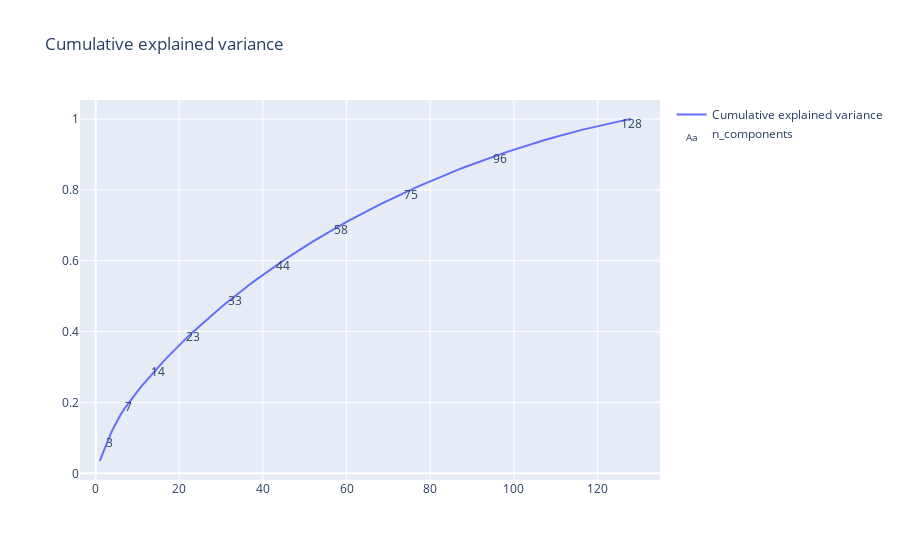

The code cell stored with this chart in its notebook:
### Code cell
from sklearn.decomposition import PCA
import plotly.graph_objects as go

pca = PCA()
pca_transformed_data = pca.fit_transform(grads)

explained_variance = pca.explained_variance_ratio_

# plot explained variance and cumulative explained variance
fig = go.Figure()
fig.add_trace(go.Scatter(x=list(range(1, len(explained_variance) + 1)), y=np.cumsum(explained_variance), name='Cumulative explained variance'))

# Add labels on the x-axis at every 0.1 increment on the y-axis
y_values = np.arange(0.1, 1.1, 0.1)  # Adjust the range and step as needed
x_values = np.interp(y_values, np.cumsum(explained_variance), range(1, len(explained_variance) + 1))
fig.add_trace(go.Scatter(x=x_values, y=y_values, mode='text', text=[str(int(x)) for x in x_values], textposition='bottom center', name='n_components'))

fig.update_layout(title='Cumulative explained variance')
fig.show()

### Figure 1 — Plotly figure (JSON) as saved in the notebook; plotly's stock layout.template omitted (floating-point values rounded to 4 significant figures)
{"data": [{"name": "Cumulative explained variance", "type": "scatter", "x": [1, 2, 3, 4, 5, 6, 7, 8, 9, 10, 11, 12, 13, 14, 15, 16, 17, 18, 19, 20, 21, 22, 23, 24, 25, 26, 27, 28, 29, 30, 31, 32, 33, 34, 35, 36, 37, 38, 39, 40, 41, 42, 43, 44, 45, 46, 47, 48, 49, 50, 51, 52, 53, 54, 55, 56, 57, 58, 59, 60, 61, 62, 63, 64, 65, 66, 67, 68, 69, 70, 71, 72, 73, 74, 75, 76, 77, 78, 79, 80, 81, 82, 83, 84, 85, 86, 87, 88, 89, 90, 91, 92, 93, 94, 95, 96, 97, 98, 99, 100, 101, 102, 103, 104, 105, 106, 107, 108, 109, 110, 111, 112, 113, 114, 115, 116, 117, 118, 119, 120, 121, 122, 123, 124, 125, 126, 127, 128], "y": [0.03473, 0.06681, 0.09462, 0.1218, 0.1464, 0.1662, 0.1839, 0.2009, 0.2164, 0.2313, 0.2459, 0.2599, 0.2738, 0.2873, 0.3003, 0.3131, 0.3259, 0.3382, 0.3503, 0.3622, 0.3738, 0.385, 0.396, 0.4068, 0.4174, 0.4279, 0.4383, 0.4485, 0.4587, 0.4686, 0.4784, 0.4881, 0.4978, 0.5071, 0.5164, 0.5255, 0.5344, 0.5431, 0.5518, 0.5604, 0.5688, 0.5771, 0.5854, 0.5935, 0.6015, 0.6094, 0.6172, 0.6249, 0.6324, 0.6399, 0.6473, 0.6545, 0.6617, 0.6688, 0.6757, 0.6826, 0.6894, 0.6961, 0.7028, 0.7094, 0.7159, 0.7224, 0.7288, 0.7352, 0.7413, 0.7473, 0.7532, 0.7591, 0.7649, 0.7707, 0.7763, 0.7819, 0.7875, 0.793, 0.7983, 0.8037, 0.809, 0.8142, 0.8194, 0.8245, 0.8295, 0.8344, 0.8394, 0.8442, 0.849, 0.8538, 0.8585, 0.863, 0.8675, 0.872, 0.8764, 0.8808, 0.8851, 0.8893, 0.8934, 0.8976, 0.9017, 0.9057, 0.9097, 0.9137, 0.9176, 0.9214, 0.9252, 0.9289, 0.9325, 0.936, 0.9395, 0.943, 0.9464, 0.9497, 0.9531, 0.9563, 0.9594, 0.9625, 0.9656, 0.9686, 0.9715, 0.9744, 0.9772, 0.98, 0.9828, 0.9855, 0.9882, 0.9907, 0.9931, 0.9955, 0.9978, 1.0]}, {"mode": "text", "name": "n_components", "text": ["3", "7", "14", "23", "33", "44", "58", "75", "96", "128"], "textposition": "bottom center", "type": "scatter", "x": [3.198, 7.948, 14.98, 23.37, 33.24, 44.82, 58.58, 75.31, 96.59, 128.0], "y": [0.1, 0.2, 0.3, 0.4, 0.5, 0.6, 0.7, 0.8, 0.9, 1.0]}], "layout": {"title": {"text": "Cumulative explained variance"}}}
